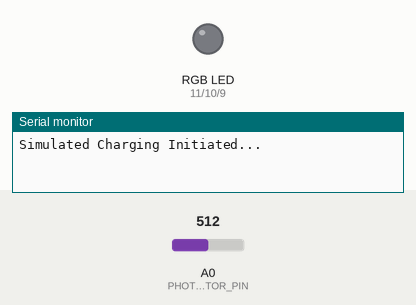
The sketch below on a simulated Arduino Uno, built with avr-gcc and run on an emulated ATmega328P. Shown: an RGB LED mixed from three pins (HIGH = lit), the last lines printed to the serial monitor. Inputs (shaded band) come from the test bench; at power-on: A0 (PHOTORESISTOR_PIN) = 512. Dim RGB values are drawn brighter than linear.

Above: at 0.4 s.
At 9.7 s:
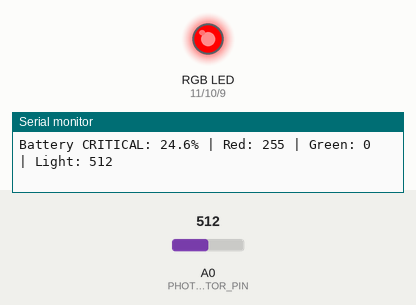
At 18.81 s:
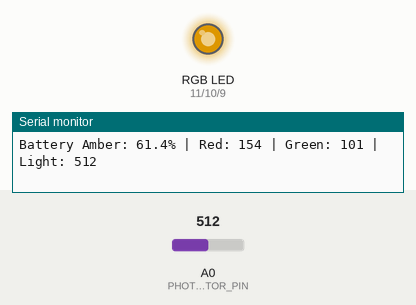
At 28.1 s:
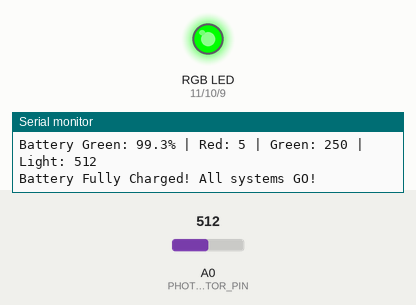
Timing chart, 0 to 29.6 s (numbered marks = the images above):
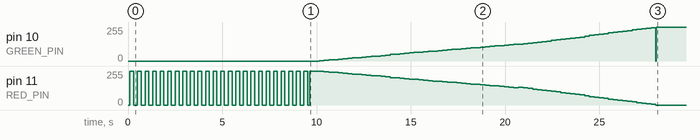

Measured:
- by itself, pin 10 (GREEN_PIN): 0/255 → 2/255 at 10.1 s, → 5/255 0.25 s later, → 8/255 0.25 s later, → 11/255 0.25 s later, … (73 changes in this stretch)
- by itself, pin 11 (RED_PIN): 0/255 → 255/255 at 0.10 s, → 0/255 0.20 s later, → 255/255 0.20 s later, → 0/255 0.20 s later, … (121 changes in this stretch)

The sketch:

Day09_GradientGauge.ino
```cpp
/* ###########################################################
   ###   30 DAYS LOST IN SPACE - INVENTR.IO                 ###
   ###   DAY 09: GRADIENT GAUGE - Battery with RGB feedback ###
   ###   Smooth color gradients based on charge level       ###
   ###   Last Updated: 30-12-2024                           ###
   ########################################################### */

/* ###########################################################
   ###   1. Pin Definitions & Constants                     ###
   ########################################################### */

#define RED_PIN 11
#define GREEN_PIN 10
#define BLUE_PIN 9
#define PHOTORESISTOR_PIN A0

#define BATTERY_CAPACITY 50000UL

/* ###########################################################
   ###   2. Global Variables                                ###
   ########################################################### */

unsigned long battery_level = 0;
bool fullyChargedMessageShown = false;

/* ###########################################################
   ###   3. Setup Function                                  ###
   ########################################################### */

void setup() {
  pinMode(RED_PIN, OUTPUT);
  pinMode(GREEN_PIN, OUTPUT);
  pinMode(BLUE_PIN, OUTPUT);
  pinMode(PHOTORESISTOR_PIN, INPUT);

  Serial.begin(9600);
  Serial.println("Simulated Charging Initiated...");
}

/* ###########################################################
   ###   4. Helper Functions                                ###
   ########################################################### */

void displayColor(byte red_intensity, byte green_intensity, byte blue_intensity) {
  analogWrite(RED_PIN, red_intensity);
  analogWrite(GREEN_PIN, green_intensity);
  analogWrite(BLUE_PIN, blue_intensity);
}

void flashRedAlert() {
  displayColor(0, 0, 0);      // OFF
  delay(100);
  displayColor(255, 0, 0);    // RED ON
  delay(200);
  displayColor(0, 0, 0);      // OFF
  delay(100);
}

/* ###########################################################
   ###   5. Main Loop                                       ###
   ########################################################### */

void loop() {
  int lightValue = analogRead(PHOTORESISTOR_PIN);
  battery_level += lightValue;

  // Cap at maximum
  if (battery_level > BATTERY_CAPACITY) {
    battery_level = BATTERY_CAPACITY;
  }

  float percentage = ((float)battery_level / (float)BATTERY_CAPACITY) * 100;
  displayColor(0, 0, 0);  // Reset LED

  int redValue = 0;
  int greenValue = 0;

  if (percentage < 100.0) {
    if (percentage <= 25.0) {
      // CRITICAL: Flashing red
      redValue = 255;
      greenValue = 0;
      flashRedAlert();
      Serial.print("Battery CRITICAL: ");
    }
    else if (percentage <= 70.0) {
      // AMBER: Red fades, green rises
      redValue = constrain(map(percentage, 26, 70, 255, 128), 0, 255);
      greenValue = constrain(map(percentage, 26, 70, 0, 128), 0, 255);
      displayColor(redValue, greenValue, 0);
      delay(250);
      Serial.print("Battery Amber: ");
    }
    else {
      // GREEN: Full gradient to green
      redValue = constrain(map(percentage, 71, 100, 128, 0), 0, 255);
      greenValue = constrain(map(percentage, 71, 100, 128, 255), 0, 255);
      displayColor(redValue, greenValue, 0);
      delay(250);
      Serial.print("Battery Green: ");
    }

    // Serial output
    Serial.print(percentage, 1);
    Serial.print("% | Red: ");
    Serial.print(redValue);
    Serial.print(" | Green: ");
    Serial.print(greenValue);
    Serial.print(" | Light: ");
    Serial.println(lightValue);

    fullyChargedMessageShown = false;
  }
  else {
    // FULLY CHARGED
    if (!fullyChargedMessageShown) {
      Serial.println("Battery Fully Charged! All systems GO!");
      fullyChargedMessageShown = true;
    }
    displayColor(0, 255, 0);  // Solid green
    delay(500);
  }
}

/* ###########################################################
   ###           END OF DAY 09 - GRADIENT GAUGE             ###
   ########################################################### */
```
